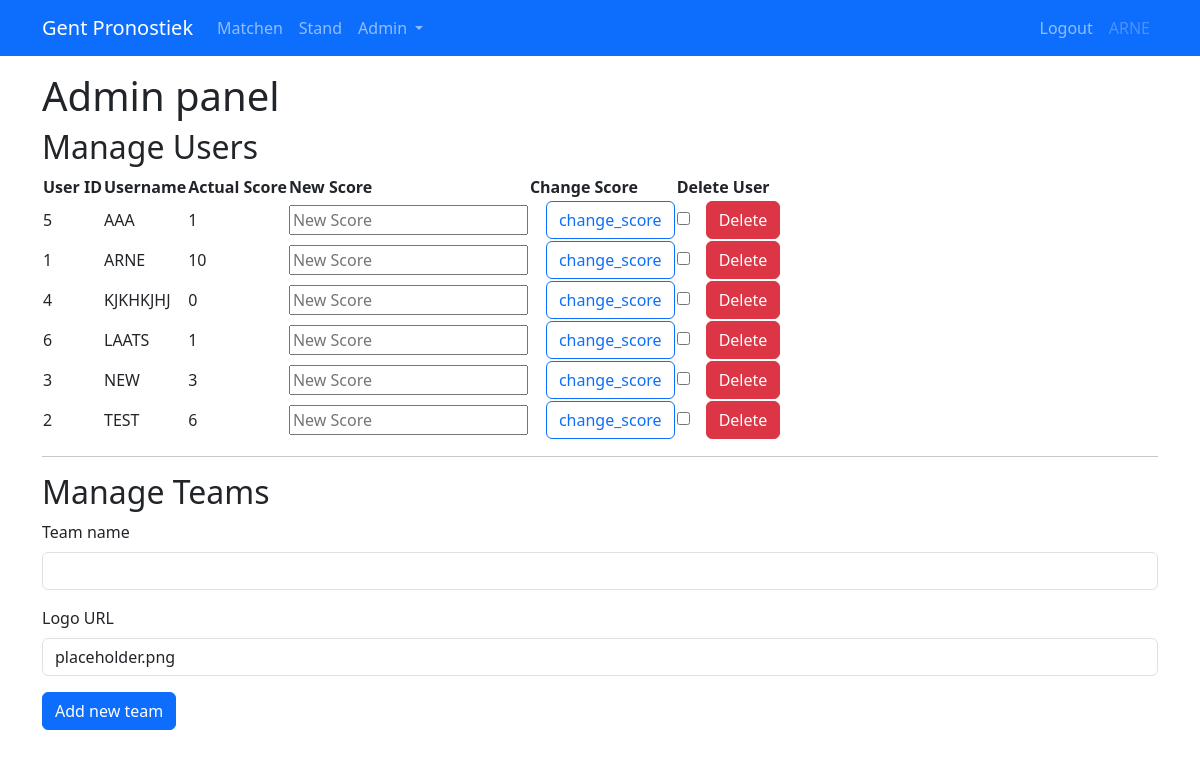
The page /admin (signed in) on the database its author committed.
### app/models.py (models this page shows, shortened)
class User(UserMixin, db.Model):
    id: so.Mapped[int] = so.mapped_column(primary_key=True)
    username: so.Mapped[str] = so.mapped_column(sa.String(64), unique=True, index=True)
    score: so.Mapped[int] = so.mapped_column(default=0)
    isAdmin: so.Mapped[bool] = so.mapped_column(default=True)
    predictions: so.WriteOnlyMapped["Prediction"] = so.relationship(
        back_populates="user", cascade="all, delete-orphan", passive_deletes=True
    )

### app/routes.py (the view, shortened to what this page needs)
@app.route("/admin", methods=["GET", "POST"])
@login_required
def admin():
    team_form = TeamForm()
    if not current_user.isAdmin:
        pass  # TODO throw error
    all_users = db.session.scalars(sa.select(User).order_by(User.username)).all()
    users = [(user.id, user.username, user.score) for user in all_users]
    if team_form.validate_on_submit():
        team = Team(name=team_form.teamname.data, logo_url=team_form.logo_url.data)
        db.session.add(team)
        db.session.commit()
        flash(f"New team {team_form.teamname.data} added!")
        return redirect(url_for("admin"))
    return render_template(
        "admin.html", title="Admin panel", users=users, team_form=team_form
    )

### app/forms.py (shortened to what this page needs)
class TeamForm(FlaskForm):
    teamname = StringField("Team name", validators=[DataRequired()])
    logo_url = StringField("Logo URL", default="placeholder.png")
    submit = SubmitField("Add new team")

### app/models.py (called while the page is built)
@login.user_loader
def load_user(id):
    return db.session.get(User, int(id))

### app/templates/admin.html
{% extends "base.html" %}
{% import "bootstrap_wtf.html" as wtf %}
{% block content %}
<h1>Admin panel</h1>
<h2>Manage Users</h2>
<table id="admin_users">
    <tr>
        <th>User ID</th>
        <th>Username</th>
        <th>Actual Score</th>
        <th>New Score</th>
        <th>Change Score</th>
        <th>Delete User</th>
    </tr>
    {% for id, username, score in users %}
    <tr>
        <form method="post" action="">
            <td><input type="hidden" name="user_id" value="{{ id }}">{{ id }}</td>
            <td>{{ username }}</td>
            <td>{{ score }}</td>
            <td><input type="text" name="new_score" placeholder="New Score"></td>
            <td><input type="submit" name="action" value="change_score" class="btn btn-outline-primary ms-3"></td>
            <td><input type="checkbox" name="delete" id="delete"><button type="submit" class="btn btn-danger ms-3">Delete</button></td>
        </form>
    </tr>
    {% endfor %}
</table>
<hr>
<h2>Manage Teams</h2>
{{ wtf.quick_form(team_form, novalidate=True) }}
{% endblock %}

### app/templates/base.html (shortened to what this page needs)
<!DOCTYPE html>
<html lang="en">
<head>
    <link rel="stylesheet" href="{{ url_for('static', filename='style.css')}}">
    <link href="https://cdn.jsdelivr.net/npm/bootstrap@5.3.2/dist/css/bootstrap.min.css" rel="stylesheet"
>
</head>
<body>
    <nav class="navbar bg-primary navbar-expand-lg" data-bs-theme="dark">
        <div class="container">
            <a class="navbar-brand" href="">Gent Pronostiek</a>
            <div class="collapse navbar-collapse" id="navbarSupportedContent">
                <ul class="navbar-nav me-auto mb-2 mb-lg-0">
                    <li class="nav-item">
                        <a href="{{ url_for('matches')}}" class="nav-link">Matchen</a>
                    </li>
                    <li class="nav-item">
                        <a href="{{ url_for('stand')}}" class="nav-link">Stand</a>
                    </li>
                    {% if current_user.isAdmin %}
                    <li class="nav-item dropdown">
                        <a class="nav-link dropdown-toggle" href="#" role="button" data-bs-toggle="dropdown"
                            aria-expanded="false">
                            Admin
                        </a>
                    </li>
                    {% endif %}
                </ul>
                <ul class="navbar-nav mb-2 mb-lg-0">
                    {% if current_user.is_anonymous %}
                    <li class="nav-item">
                        <a href="{{ url_for('login')}}" class="nav-link">Login</a>
                    </li>
                    {% else %}
                    <li class="nav-item">
                        <a href="{{ url_for('logout')}}" class="nav-link">Logout</a>
                    </li>
                    <li clas="nav-item">
                        <a class="nav-link disabled" href="{{ url_for('logout')}}">{{ current_user.username }}</a>
                    </li>
                    {% endif %}
                    </ul>
            </div>
        </div>
    </nav>
    <div class="container mt-3">
        {% block content %} {% endblock %}
    </div>
</body>
</html>

### rows shown on the page
User: username "ARNE", id "1", score "10"
User: id "5", username "AAA", score "1"
User: id "4", username "KJKHKJHJ", score "0"
User: id "6", username "LAATS", score "1"
User: id "3", username "NEW", score "3"
User: id "2", username "TEST", score "6"

### other values the page prints
{{ field.label(class='form-label') }} "Team name" "Logo URL"
